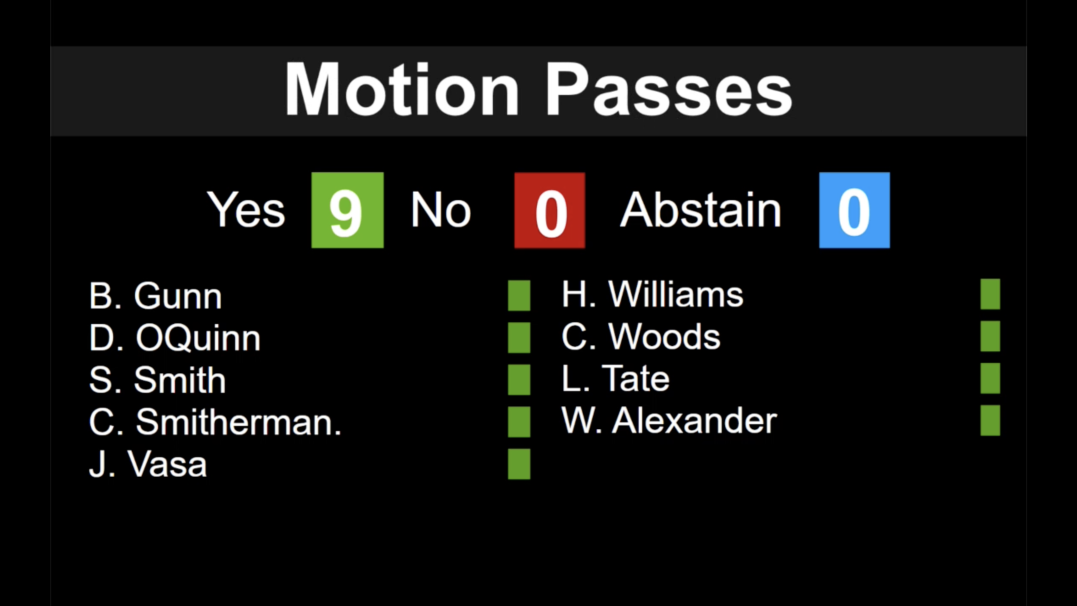
#> input picture tests/fixtures/vote_frames/motion_passes_full_council.png, 3230 x 1816 px (shown at 1/3 size)
$ python -i header.py   (imports and definitions only)
#> lines starting #> are read from the running program, lines starting #| are printed output that depends on the picture; after the words box and inside, x2 and y2 are one past the last pixel; in counts of white or black regions, pixels touching at a corner belong together
#> further down, picture is the input picture: shape (1816, 3230, 3); mean B, G, R 17.4, 18.7, 18.2
"""Read the header text of a vote frame to decide if the vote has finalized.

The header band sits in the top ~18% of a Birmingham vote frame and shows
one of a small set of statuses:

- "Voting in Progress…" — the tally is still animating / changing; this
  frame is NOT a terminal frame and must not be parsed as a final vote.
- "Motion Passes" — terminal, yeas > nays.
- "Motion Fails" — terminal, nays > yeas.
- "Motion Tabled" — terminal, vote deferred.

Detection is deliberately fuzzy: we crop the header band, threshold to
isolate the white text, OCR with Tesseract PSM 7 (single line), then
keyword-match lowercase substrings. Anything we cannot classify returns
``HeaderState.UNKNOWN`` rather than guessing.
"""

from __future__ import annotations

from enum import Enum

import cv2
import numpy as np
import pytesseract
from PIL import Image

# --- Tuning constants ------------------------------------------------------

# Fraction of frame height consumed by the header band. The Birmingham
# title bar is taller than it looks — tuned up to 0.22 because cropping
# any tighter clips the bottoms of the letters and Tesseract starts
# reading "Passes" as "Paccac" (top half of "s" looks like "c").
HEADER_BAND_TOP = 0.0
HEADER_BAND_BOTTOM = 0.22

# White-text threshold — header text is bright white on dark gray, so a
# simple grayscale cutoff isolates it cleanly without color work.
WHITE_THRESHOLD = 160

# Upscale factor; Tesseract reads the big header font well at 2x.
HEADER_UPSCALE = 2


class HeaderState(str, Enum):
    """Discrete states a vote-screen header can be in.

    Values are stable strings — they get persisted to the ``votes.header_result``
    column and compared in cross-verification.
    """

    VOTING_IN_PROGRESS = "voting_in_progress"
    PASSED = "passed"
    FAILED = "failed"
    TABLED = "tabled"
    UNKNOWN = "unknown"

    def is_terminal(self) -> bool:
        """True when the header indicates the vote has finalized."""
        return self in (HeaderState.PASSED, HeaderState.FAILED, HeaderState.TABLED)


def read_header(frame: np.ndarray) -> HeaderState:
    """Crop the header band, OCR it, and classify the result."""
    text = _ocr_header_text(frame)
    return _classify(text)


def _ocr_header_text(frame: np.ndarray) -> str:
    h = frame.shape[0]
#> h = 1816
    y1 = int(h * HEADER_BAND_TOP)
#> y1 = 0
    y2 = int(h * HEADER_BAND_BOTTOM)
#> y2 = 399
    band = frame[y1:y2, :]
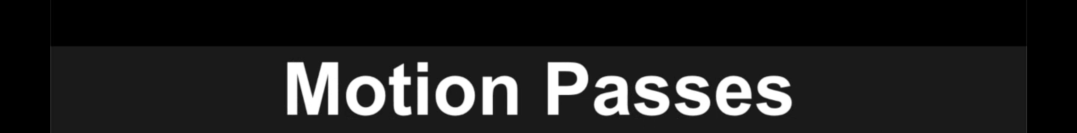
#> band: shape (399, 3230, 3) (shown at 1/3 size); min 0, max 255, mean 33.4

    gray = cv2.cvtColor(band, cv2.COLOR_BGR2GRAY)
    _, white = cv2.threshold(gray, WHITE_THRESHOLD, 255, cv2.THRESH_BINARY)
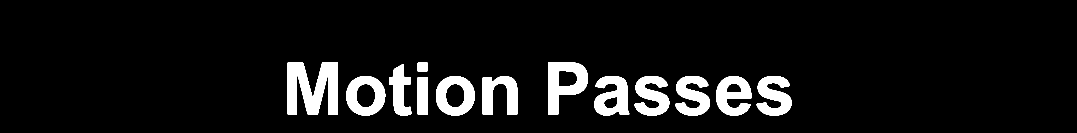
#> white: shape (399, 3230) (shown at 1/3 size); 7.6% white; 13 white regions, largest, box (x1, y1, x2, y2) and area: (863, 187, 1014, 344) 16620, (1644, 187, 1764, 344) 10343, (1782, 228, 1888, 347) 7947
    # Invert so Tesseract sees black text on white.
    inverted = cv2.bitwise_not(white)
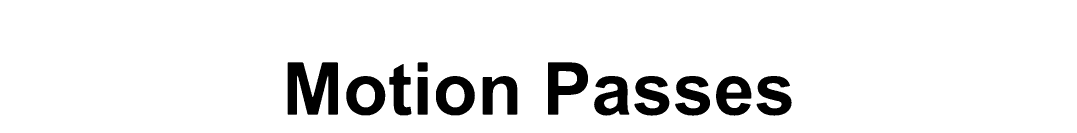
#> inverted: shape (399, 3230) (shown at 1/3 size); 92.4% white; 13 black regions, largest, box (x1, y1, x2, y2) and area: (863, 187, 1014, 344) 16620, (1644, 187, 1764, 344) 10343, (1782, 228, 1888, 347) 7947
    if HEADER_UPSCALE != 1:
        inverted = cv2.resize(
            inverted,
            (inverted.shape[1] * HEADER_UPSCALE, inverted.shape[0] * HEADER_UPSCALE),
            interpolation=cv2.INTER_CUBIC,
        )
#> inverted: shape (798, 6460)

#> (the run stopped early here; a loop or call above may not have finished)
